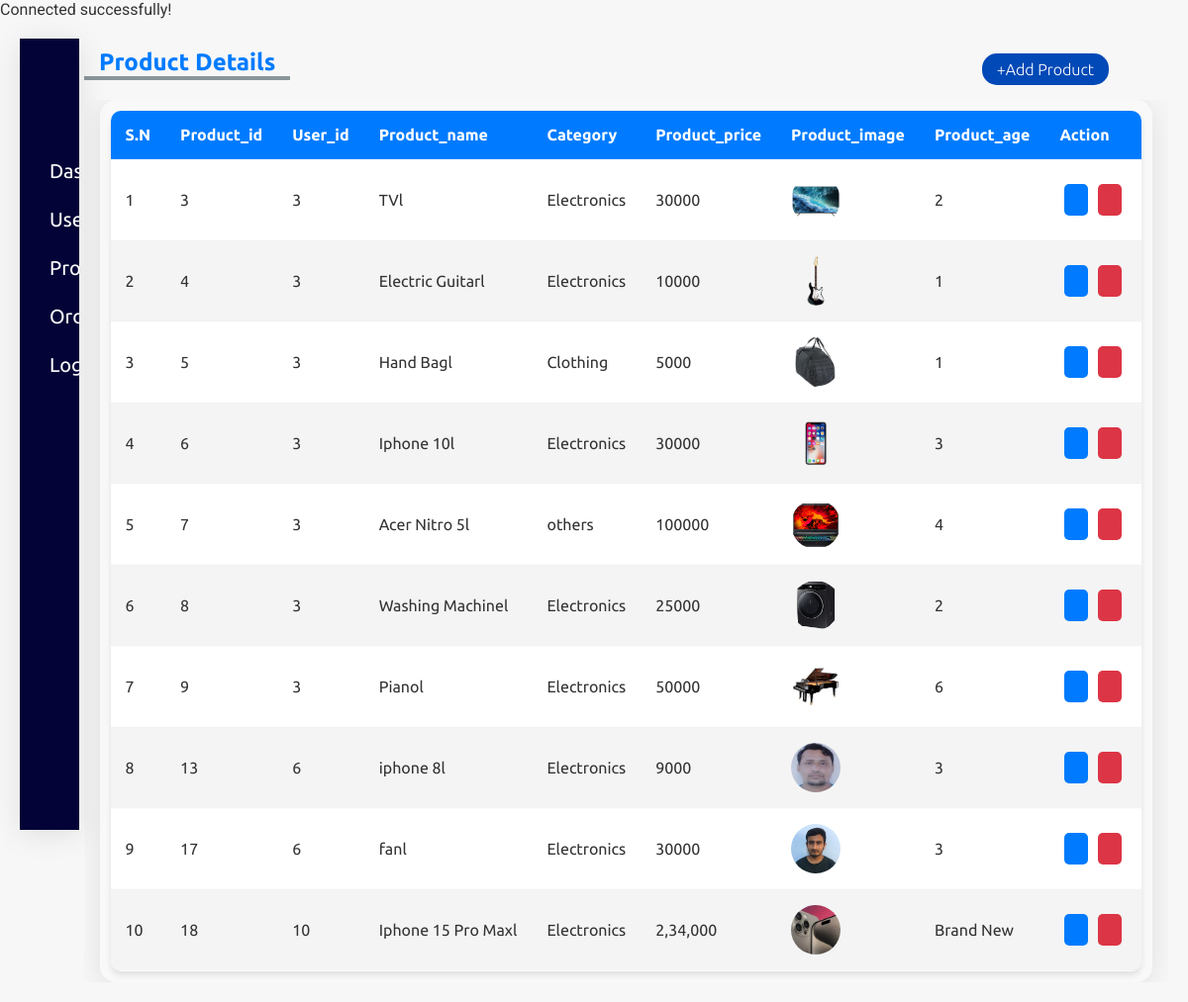
Screenshot of /productmanage.php (signed in) with the database file from the repository.
### tables this page shows
CREATE TABLE `productdetails` (
  `Product_id` int(11) NOT NULL,
  `user_id` int(11) NOT NULL,
  `product_name` varchar(100) NOT NULL,
  `category_name` varchar(100) NOT NULL,
  `product_price` varchar(500) NOT NULL,
  `product_image` varchar(300) NOT NULL,
  `product_age` varchar(10) NOT NULL,
  `product_bio` varchar(500) NOT NULL,
  `sell_status` varchar(100) NOT NULL DEFAULT 'pending',
  `display_home` int(1) NOT NULL DEFAULT 1
);

### productmanage.php (the view, shortened to what this page needs)
<?php include('php/connector.php') ?>
<!DOCTYPE html>
<html lang="en">
<head>
    <link rel="stylesheet" href="css/usermanage.css">
    <link rel="stylesheet" href="view/app/adminmenu.css">
</head>
<body>
    <div class="adminmain-container" style="max-width:100%;">
        <div class="menudiv"><?php include("view/app/adminmenu.php") ?></div>
        <div class="dashdiv">
            <div class="sellerupper-container">
                <div class="seller-title">
                    <h2>Product Details</h2>
                </div>
                <div class="selleraddbutton">
                    <a href="addproductmanage.php">+Add Product</a>
                </div>
            </div>
            <div class="sellermain-container" style="overflow:scroll;  ">
                <main class="table">
                    <section>
                        <table>
                            <thead>
                                <tr>
                                    <th> S.N</th>
                                    <th> Product_id</th>
                                    <th> User_id</th>
                                    <th>Product_name</th>
                                    <th>Category</th>
                                    <th>Product_price</th>
                                    <th>Product_image</th>
                                    <th>Product_age</th>
                                    <th>Action</th>
                                </tr>
                            </thead>
                            <tbody>
                                <?php $sql = "SELECT * FROM productdetails";
                                $result = mysqli_query($con, $sql);
                                $sn=1;
                                while ($data = mysqli_fetch_assoc($result)) {
                                ?>
                                    <tr>
                                        <td><?php echo "$sn" ?></td>
                                        <td><?php echo "$data[Product_id]" ?></td>
                                        <td><?php echo "$data[user_id]" ?></td>
                                        <td><?php echo "$data[product_name]" ?>l</td>
                                        <td><?php echo "$data[category_name]" ?></td>
                                        <td><?php echo "$data[product_price]" ?></td>
                                        <td><img src="<?php echo "$data[product_image]" ?>" alt=""></td>
                                        <td><?php echo "$data[product_age]" ?></td>
                                        <td class="actionbutton">
                                            <a class="bedit" href="productmanageedit.php?id=<?php echo "$data[Product_id]" ?>"><ion-icon name="create-outline"></ion-icon></a>
                                            <a class="bdelete" onclick="show(<?php echo $data['Product_id']; ?>);"><ion-icon name="trash-outline"></ion-icon></a>
                                        </td>
                                    </tr>
                                    <?php $sn++; ?>
                                <?php } ?>
                            </tbody>
                        </table>
                    </section>
                </main>
            </div>
        </div>
    </div>
    <html>
    <head>
    </head>
    <body>
    </body>
    </html>
</body>
</html>

### css/usermanage.css (style rules this page uses)
* { margin: 0px; padding: 0px; font-family: 'Barlow', sans-serif; font-family: 'Lato', sans-serif; font-family: 'Roboto', sans-serif; font-family: 'Ubuntu', sans-serif; }
body { font-family: 'Roboto', sans-serif; margin: 0; padding: 0; background: #f7f7f7; color: #333; }
.seller-title { border-bottom: 4px solid rgba(124, 137, 142, 0.879); padding: 10px 15px 0px 15px; color: rgb(2, 2, 58); font-size: 18px; font-weight: light; }
.selleraddbutton a { background-color: #0049B7; color: white; padding: 7px 15px; border-radius: 15px; text-decoration: none; font-weight: lighter; }
.selleraddbutton { margin-top: 20px; margin-right: 60px; text-align: right; position: sticky; }
.sellermain-container { min-height: 100vh; display: flex; justify-content: center; margin-top: 2vh; }
td img { width: 45px; border-radius: 50%; height: 45px; vertical-align: middle; }
main.table { background: rgba(255, 255, 255, 0.23); border-radius: 16px; box-shadow: 0 4px 30px rgba(0, 0, 0, 0.1); backdrop-filter: blur(13.9px); -webkit-backdrop-filter: blur(13.9px); border: 1px solid rgba(255, 255, 255, 0.01); padding: 10px; }
table, th, td { padding: 1rem 2.2rem; text-align: center; border-collapse: collapse; }
table tr { border-bottom: 2px solid rgba(228, 220, 220, 0.081); }
tbody tr:nth-child(even) { background-color: #0000000b; }
thead th { position: stick; top: 0; left: 0; background-color: #d5d1de74; }
.bedit { background-color: rgb(16, 16, 196); text-decoration: none; color: white; font-size: 28px; padding: 3px 15px; border-radius: 15px; text-align: center; }
.bdelete { background-color: #cc0000; text-decoration: none; color: white; font-size: 28px; padding: 3px 15px; border-radius: 15px; text-align: center; }
.adminmain-container { max-width: 100%; padding: 20px; }
.sellerupper-container { display: flex; justify-content: space-between; align-items: center; margin-bottom: 20px; }
.seller-title h2 { font-size: 24px; color: #007BFF; }
.table table { width: 100%; border-collapse: collapse; background: white; border-radius: 10px; overflow: hidden; box-shadow: 0 4px 6px rgba(0, 0, 0, 0.1); }
.table th, .table td { padding: 15px; text-align: left; border-bottom: 1px solid #ddd; }
.table th { background-color: #007BFF; color: white; font-weight: bold; }
.table img { width: 50px; height: 50px; border-radius: 50%; object-fit: cover; }
.actionbutton a { margin: 0 5px; color: white; padding: 8px 12px; border-radius: 5px; text-decoration: none; font-size: 14px; transition: background-color 0.3s ease, transform 0.3s ease; }
.actionbutton .bedit { background-color: #007BFF; }
.actionbutton .bdelete { background-color: #dc3545; }
.adminmain-container { display: flex; max-width: 100%; }
.dashdiv { flex: 1; margin-left: 65px; }
.menudiv { position: fixed; z-index: 999; width: 200px; }

### view/app/adminmenu.css (style rules this page uses)
* { margin:0px; padding:0px; font-family: 'Barlow', sans-serif; font-family: 'Lato', sans-serif; font-family: 'Roboto', sans-serif; font-family: 'Ubuntu', sans-serif; }

### rows the page displays
productdetails: Product_id "3", user "3", product_name "TV", category_name "Electronics", product_price "30000", product_image (picture), product_age "2"
productdetails: Product_id "4", user "3", product_name "Electric Guitar", category_name "Electronics", product_price "10000", product_image (picture), product_age "1"
productdetails: Product_id "5", user "3", product_name "Hand Bag", category_name "Clothing", product_price "5000", product_image (picture), product_age "1"
productdetails: Product_id "6", user "3", product_name "Iphone 10", category_name "Electronics", product_price "30000", product_image (picture), product_age "3"
productdetails: Product_id "7", user "3", product_name "Acer Nitro 5", category_name "others", product_price "100000", product_image (picture), product_age "4"
productdetails: Product_id "8", user "3", product_name "Washing Machine", category_name "Electronics", product_price "25000", product_image (picture), product_age "2"
productdetails: Product_id "9", user "3", product_name "Piano", category_name "Electronics", product_price "50000", product_image (picture), product_age "6"
productdetails: Product_id "13", user "6", product_name "iphone 8", category_name "Electronics", product_price "9000", product_image (picture), product_age "3"
productdetails: Product_id "17", user "6", product_name "fan", category_name "Electronics", product_price "30000", product_image (picture), product_age "3"
productdetails: Product_id "18", user "10", product_name "Iphone 15 Pro Max", category_name "Electronics", product_price "2,34,000", product_image (picture), product_age "Brand New"
